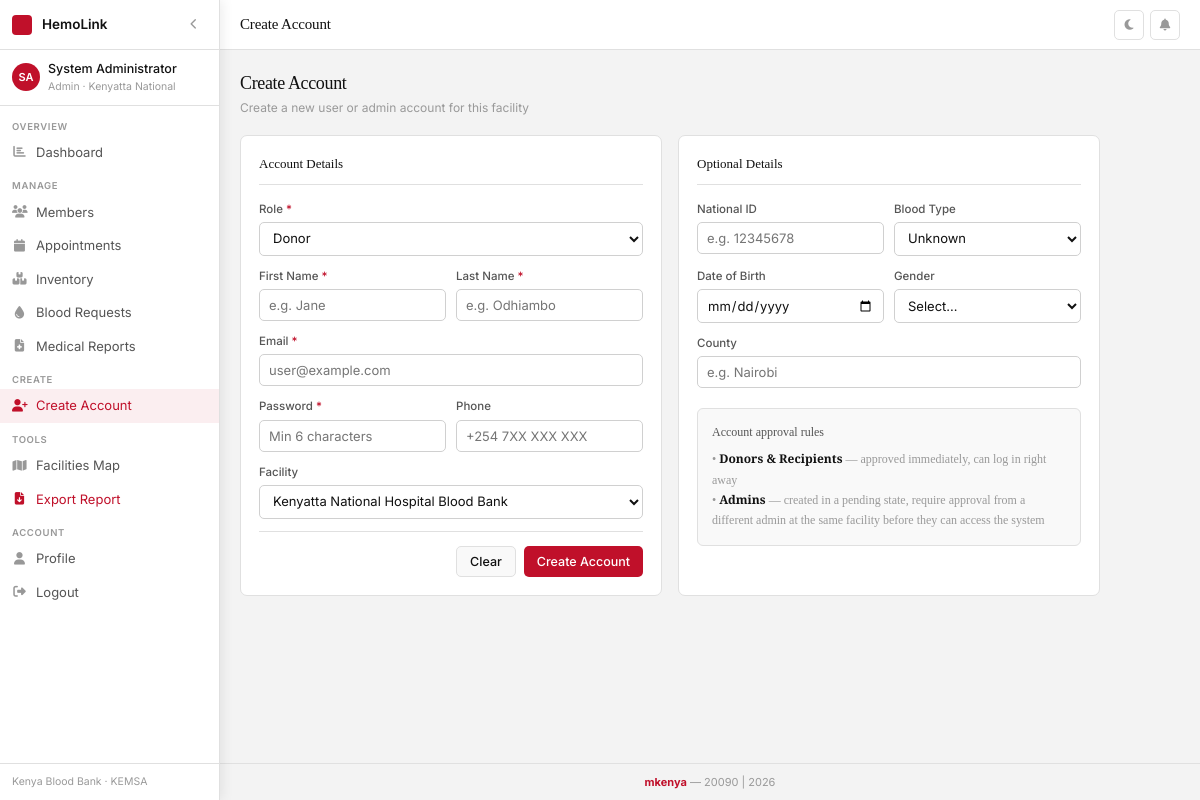
The page /admin/create-account (signed in) on the database its author committed.
### app.py (models this page shows)
class User(UserMixin, db.Model):
    id = db.Column(db.Integer, primary_key=True)
    email = db.Column(db.String(120), unique=True, nullable=False)
    password = db.Column(db.String(200), nullable=False)
    first_name = db.Column(db.String(60), nullable=False)
    last_name = db.Column(db.String(60), nullable=False)
    phone = db.Column(db.String(20))
    national_id = db.Column(db.String(20), unique=True)
    role = db.Column(db.String(20), default='donor')  # admin, donor, recipient
    facility_id = db.Column(db.Integer, db.ForeignKey('facility.id'), nullable=True)
    is_active = db.Column(db.Boolean, default=True)
    is_approved = db.Column(db.Boolean, default=False)
    created_at = db.Column(db.DateTime, default=datetime.utcnow)
    blood_type = db.Column(db.String(5))
    date_of_birth = db.Column(db.Date)
    gender = db.Column(db.String(10))
    weight_kg = db.Column(db.Float)
    county = db.Column(db.String(100))
    has_donated_before = db.Column(db.Boolean, default=False)
    last_donation_date = db.Column(db.Date)
    has_chronic_disease = db.Column(db.Boolean, default=False)
    chronic_disease_details = db.Column(db.String(300))
    on_medication = db.Column(db.Boolean, default=False)
    medication_details = db.Column(db.String(300))
    recent_surgery = db.Column(db.Boolean, default=False)
    recent_tattoo = db.Column(db.Boolean, default=False)
    hiv_status = db.Column(db.String(20), default='negative')
    hepatitis_b = db.Column(db.Boolean, default=False)
    hepatitis_c = db.Column(db.Boolean, default=False)
    malaria_history = db.Column(db.Boolean, default=False)
    allergies = db.Column(db.String(300))
    emergency_contact_name = db.Column(db.String(100))
    emergency_contact_phone = db.Column(db.String(20))
    donations = db.relationship('Donation', backref='donor', lazy=True)
    appointments = db.relationship('Appointment', foreign_keys='Appointment.user_id', backref='user', lazy=True)

class Facility(db.Model):
    id = db.Column(db.Integer, primary_key=True)
    name = db.Column(db.String(150), nullable=False)
    county = db.Column(db.String(100), nullable=False)
    address = db.Column(db.String(200))
    phone = db.Column(db.String(20))
    email = db.Column(db.String(120))
    latitude = db.Column(db.Float, nullable=True)
    longitude = db.Column(db.Float, nullable=True)
    created_at = db.Column(db.DateTime, default=datetime.utcnow)
    users = db.relationship('User', backref='facility', lazy=True)
    inventory = db.relationship('BloodInventory', backref='facility', lazy=True)
    appointments = db.relationship('Appointment', backref='facility', lazy=True)

### app.py (the view, shortened to what this page needs)
@app.route('/admin/create-account', methods=['GET', 'POST'])
@login_required
def admin_create_account():
    if current_user.role != 'admin':
        return redirect(url_for('dashboard'))
    facilities = Facility.query.all()
    return render_template('admin_create_account.html', facilities=facilities)

### app.py (called while the page is built)
@login_manager.user_loader
def load_user(user_id):
    return User.query.get(int(user_id))

@app.context_processor
def inject_globals():
    count = 0
    if current_user.is_authenticated and current_user.role == 'admin':
        count = User.query.filter(
            User.facility_id == current_user.facility_id,
            User.is_approved == False,
            User.is_active == True
        ).count()
    return dict(pending_approvals_count=count, today=date.today())

### templates/admin_create_account.html (shortened to what this page needs)
{% extends 'base.html' %}
{% block page_title %}Create Account{% endblock %}
{% block content %}
<div class="ph">
  <div>
    <h1 class="ph-tt">Create Account</h1>
    <p class="ph-sub">Create a new user or admin account for this facility</p>
  </div>
</div>
<div style="display:grid;grid-template-columns:1fr 1fr;gap:16px;max-width:860px">
  <div class="card">
    <div style="font-size:13px;font-weight:500;margin-bottom:16px;padding-bottom:10px;border-bottom:1px solid var(--b)">Account Details</div>
    <form id="createForm">
      <div class="form-group">
        <label class="form-label">Role <span style="color:var(--red)">*</span></label>
        <select name="role" class="form-select" required id="roleSelect" onchange="handleRoleChange()">
          <option value="donor">Donor</option>
        </select>
      </div>
      <div class="form-row">
        <div class="form-group">
          <label class="form-label">First Name <span style="color:var(--red)">*</span></label>
          <input type="text" name="first_name" class="form-control" placeholder="e.g. Jane" required>
        </div>
        <div class="form-group">
          <label class="form-label">Last Name <span style="color:var(--red)">*</span></label>
          <input type="text" name="last_name" class="form-control" placeholder="e.g. Odhiambo" required>
        </div>
      </div>
      <div class="form-group">
        <label class="form-label">Email <span style="color:var(--red)">*</span></label>
        <input type="email" name="email" class="form-control" placeholder="user@example.com" required>
      </div>
      <div class="form-row">
        <div class="form-group">
          <label class="form-label">Password <span style="color:var(--red)">*</span></label>
          <input type="password" name="password" class="form-control" placeholder="Min 6 characters" required minlength="6">
        </div>
        <div class="form-group">
          <label class="form-label">Phone</label>
          <input type="tel" name="phone" class="form-control" placeholder="+254 7XX XXX XXX">
        </div>
      </div>
      <div class="form-group">
        <label class="form-label">Facility</label>
        <select name="facility_id" class="form-select">
          {% for f in facilities %}
          <option value="{{ f.id }}" {% if f.id == current_user.facility_id %}selected{% endif %}>{{ f.name }}</option>
          {% endfor %}
        </select>
      </div>
    </form>
    <div style="display:flex;justify-content:flex-end;padding-top:14px;border-top:1px solid var(--b);margin-top:4px">
      <button class="btn btn-secondary" style="margin-right:8px" onclick="document.getElementById('createForm').reset();document.getElementById('formMsg').style.display='none'">Clear</button>
      <button class="btn btn-primary" onclick="submitCreate()">Create Account</button>
    </div>
  </div>
  <div class="card">
    <div style="font-size:13px;font-weight:500;margin-bottom:16px;padding-bottom:10px;border-bottom:1px solid var(--b)">Optional Details</div>
    <form id="extraForm">
      <div class="form-row">
        <div class="form-group">
          <label class="form-label">National ID</label>
          <input type="text" name="national_id" class="form-control" placeholder="e.g. 12345678">
        </div>
        <div class="form-group">
          <label class="form-label">Blood Type</label>
          <select name="blood_type" class="form-select">
            <option value="">Unknown</option>
          </select>
        </div>
      </div>
      <div class="form-row">
        <div class="form-group">
          <label class="form-label">Date of Birth</label>
          <input type="date" name="date_of_birth" class="form-control">
        </div>
        <div class="form-group">
          <label class="form-label">Gender</label>
          <select name="gender" class="form-select">
            <option value="">Select…</option>
          </select>
        </div>
      </div>
      <div class="form-group">
        <label class="form-label">County</label>
        <input type="text" name="county" class="form-control" placeholder="e.g. Nairobi">
      </div>
    </form>
    <div style="margin-top:20px;padding:14px;background:var(--sur2);border-radius:6px;border:1px solid var(--b)">
      <div style="font-size:12px;font-weight:500;margin-bottom:8px;color:var(--t2)">Account approval rules</div>
      <div style="font-size:12px;color:var(--mu);line-height:1.7">
        <div>• <strong style="color:var(--t)">Donors & Recipients</strong> — approved immediately, can log in right away</div>
        <div>• <strong style="color:var(--t)">Admins</strong> — created in a pending state, require approval from a different admin at the same facility before they can access the system</div>
      </div>
    </div>
  </div>
</div>
{% endblock %}

### templates/base.html (shortened to what this page needs)
<!DOCTYPE html>
<html lang="en">
<head>
<link rel="stylesheet" href="https://cdnjs.cloudflare.com/ajax/libs/font-awesome/6.5.0/css/all.min.css">
</head>
<body>
{% if current_user.is_authenticated %}
<aside class="sb" id="sb">
  <div class="sb-top">
    <div class="sb-dot"></div>
    <span class="sb-title">HemoLink</span>
    <button class="sb-btn" id="sbt" title="Toggle sidebar"><i class="fas fa-chevron-left" id="sbi"></i></button>
  </div>
  <div class="sb-user">
    <div class="sb-av">{{ current_user.first_name[0] }}{{ current_user.last_name[0] }}</div>
    <div class="sb-ui">
      <div class="sb-un">{{ current_user.first_name }} {{ current_user.last_name }}</div>
      <div class="sb-ur">{{ current_user.role|title }}{% if current_user.facility %} · {{ current_user.facility.name[:18] }}{% endif %}</div>
    </div>
  </div>
  <nav>
    {% if current_user.role == 'admin' %}
    <div class="nl">Overview</div>
    <a href="{{ url_for('admin_dashboard') }}" class="ni {% if request.endpoint=='admin_dashboard' %}on{% endif %}" data-tip="Dashboard"><i class="fas fa-chart-bar"></i><span class="ni-lbl"> Dashboard</span></a>
    <div class="nl">Manage</div>
    <a href="{{ url_for('admin_users') }}" class="ni " data-tip="Members"><i class="fas fa-users"></i><span class="ni-lbl"> Members</span></a>
    <a href="{{ url_for('admin_appointments') }}" class="ni {% if request.endpoint=='admin_appointments' %}on{% endif %}" data-tip="Appointments"><i class="fas fa-calendar"></i><span class="ni-lbl"> Appointments</span></a>
    <a href="{{ url_for('admin_inventory') }}" class="ni {% if request.endpoint=='admin_inventory' %}on{% endif %}" data-tip="Inventory"><i class="fas fa-boxes-stacked"></i><span class="ni-lbl"> Inventory</span></a>
    <a href="{{ url_for('admin_blood_requests') }}" class="ni {% if request.endpoint=='admin_blood_requests' %}on{% endif %}" data-tip="Blood Requests"><i class="fas fa-droplet"></i><span class="ni-lbl"> Blood Requests</span></a>
    <a href="{{ url_for('medical_reports') }}" class="ni {% if request.endpoint=='medical_reports' %}on{% endif %}" data-tip="Medical Reports"><i class="fas fa-file-medical"></i><span class="ni-lbl"> Medical Reports</span></a>
    <div class="nl">Create</div>
    <a href="{{ url_for('admin_create_account') }}" class="ni {% if request.endpoint=='admin_create_account' %}on{% endif %}" data-tip="Create Account"><i class="fas fa-user-plus"></i><span class="ni-lbl"> Create Account</span></a>
    <div class="nl">Tools</div>
    <a href="{{ url_for('facilities_map') }}" class="ni {% if request.endpoint=='facilities_map' %}on{% endif %}" data-tip="Facilities Map"><i class="fas fa-map"></i><span class="ni-lbl"> Facilities Map</span></a>
    <a href="{{ url_for('export_full_report_pdf') }}" class="ni ni-red" target="_blank" data-tip="Export Full Report"><i class="fas fa-file-arrow-down"></i><span class="ni-lbl"> Export Report</span></a>
    {% endif %}
    <div class="nl">Account</div>
    <a href="{{ url_for('profile') }}" class="ni {% if request.endpoint=='profile' %}on{% endif %}" data-tip="Profile"><i class="fas fa-user"></i><span class="ni-lbl"> Profile</span></a>
    <a href="{{ url_for('logout') }}" class="ni" data-tip="Logout"><i class="fas fa-right-from-bracket"></i><span class="ni-lbl"> Logout</span></a>
  </nav>
  <div class="sb-ft">Kenya Blood Bank · KEMSA</div>
</aside>
<div class="main" id="mn">
  <div class="topbar">
    <span class="tb-title">{% block page_title %}{% endblock %}</span>
    <div class="tb-r">
      <button class="ib" id="tmb" onclick="toggleTheme()" title="Toggle theme"><i id="tmi" class="fas fa-moon"></i></button>
      <div class="notif-wrap">
        <button class="ib" onclick="toggleNotif()" id="nb" title="Notifications"><i class="fas fa-bell"></i></button>
      </div>
    </div>
  </div>
  <div class="content">{% block content %}{% endblock %}</div>
  <footer class="pg-ft"><b>mkenya</b> — 20090 | 2026</footer>
</div>
{% else %}
{% block auth_content %}{% endblock %}
{% endif %}
</body>
</html>

### rows shown on the page
User: first_name "S", last_name "A", first_name "System", last_name "Administrator", role "Admin", facility_id "Kenyatta National Hospital Blood Bank"
Facility: facility "Kenyatta National"
